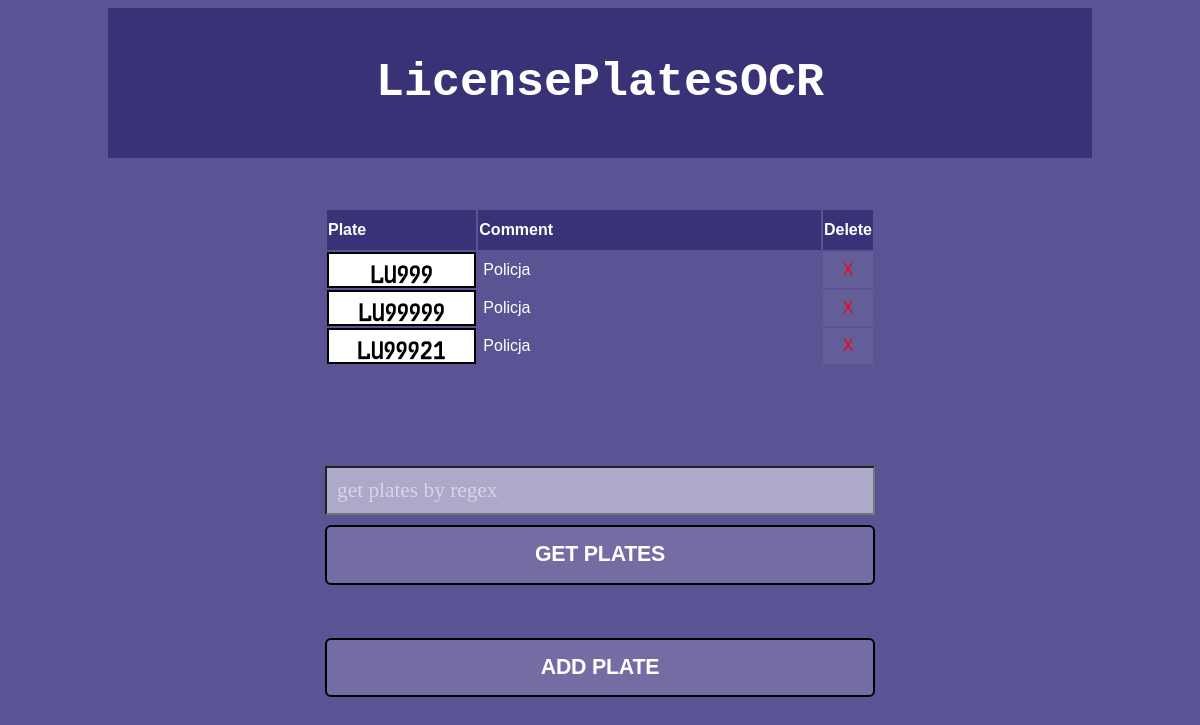
Page /license_management (signed in) on the committed database.
### app.py (models this page shows, shortened)
class LicensePlate(db.Model):
    id = db.Column(db.Integer, primary_key=True, autoincrement=True)
    plate_nb = db.Column(db.String(80), unique=True, nullable=False)
    user_id = db.Column(db.Integer, db.ForeignKey('user.id'), nullable=False)
    comment = db.Column(db.String(80), nullable=False)

### app.py (the view)
@app.route('/license_management', methods=['POST', 'GET'])
@login_required
def license_management():
    plates = get_all_plates_for_user(LicensePlate=LicensePlate, user_id=current_user.id)
    if request.method == 'POST':
        regex = request.form['regex_search']
        regex = base64.b64encode(regex.encode('utf-8'))
        return redirect(url_for("get_plates_by_regex", regex=regex))
    return render_template('license_management.html', page_title="Admin Panel", plates=plates)

### app.py (called while the page is built)
@login_manager.user_loader
def load_user(user_id):
    return User.query.get(int(user_id))

### src/utils/db_utils.py (called while the page is built)
def get_all_plates_for_user(LicensePlate, user_id):
    return LicensePlate.query.filter_by(user_id=user_id).all()

### src/templates/license_management.html (shortened to what this page needs)
<head>
    <link rel="stylesheet" type="text/css" href="{{ url_for('static',filename='style.css') }}">
</head>
<body>
    <div class="content">
        <div class="header"><a href="{{ url_for('index') }}">LicensePlatesOCR</a></div>
        <div class="management-box">
            <table class="plate-table">
                <tr>
                    <th class="plate-header">Plate</th>
                    <th class="comment-header">Comment</th>
                    <th class="delete-header">Delete</th>
                </tr>
            {% for plate in plates %}
                <tr>
                    <td class="plate">{{ plate.plate_nb }}</td>
                    <td class="comment">{{ plate.comment }}</td>
                    <td class="delete"><a href="{{ url_for('delete_plate', plate_nb=plate.plate_nb) }}">X</a></td>
                </tr>
            {% endfor %}
            </table>
            <form method="POST">
                <div class="field"><input type="text" name="regex_search" placeholder="get plates by regex"></div>
                <button type="submit" class="button-80">GET PLATES</button>
            </form>
            <br>
            <a href="{{ url_for('add_plate') }}"><button name="add_plate" class="button-80">ADD PLATE</button></a>
        </div>
    </div>
</body>

### static/style.css (style rules this page uses)
body { font-family: Verdana, sans-serif; font-size: 20; background-color: #5B5494; }
.content { margin-left: 100px; margin-right: 100px; height: 100%; }
.header { font-family: Courier New, sans-serif; width: 100%; background-color: #393276; height: 150px; line-height: 150px; text-align: center; font-size: 35pt; color: white; font-weight: bold; }
.header a { color: white; text-decoration: none; }
.management-box { text-align: center; margin-top: 50px; }
.management-box input { width: 550px; margin-top: 100px; }
.management-box button { width: 550px; margin-top: 10px; }
.management-box table { text-align: center; width: 550px; margin-left: auto; margin-right: auto; }
.plate { border: 2px solid black; background-color: white; font-family: FE-Font; font-size: 15pt; height: 30px; line-height: 30px; width: 150px; }
.plate-table th { background-color: #393276; height: 40px; text-align: left; color: white; }
.comment { width: 365px; text-align: left; color: white; padding: 5px; }
.delete { width: 35px; background: rgba(255, 255, 255, 0.05); }
.delete a { text-decoration: none; color: red; }
.plate-header { width: 150px; }
.comment-header { width: 365px; }
.delete-header { width: 35px; }
.field input { font-family: Verdana; background: rgba(255, 255, 255, 0.5); font-size: 16pt; padding: 10px; }
::placeholder { color: rgba(255, 255, 255, 0.5); }
.button-80 { background: rgba(255, 255, 255, 0.15); border-radius: .375rem; border-style: solid; border-width: .125rem; box-sizing: border-box; color: white; cursor: pointer; display: inline-block; font-family: Verdana,sans-serif; font-size: 16pt; font-weight: 700; letter-spacing: -.01em; line-height: 1.3; padding: .875rem 1.125rem; position: relative; text-align: center; text-decoration: none; transform: translateZ(0) scale(1); transition: transform .2s; user-select: none; -webkit-user-select: none; touch-action: manipulation; }

### rows in the picture
LicensePlate: plate_nb "LU999", comment "Policja"
LicensePlate: plate_nb "LU99999", comment "Policja"
LicensePlate: plate_nb "LU99921", comment "Policja"
